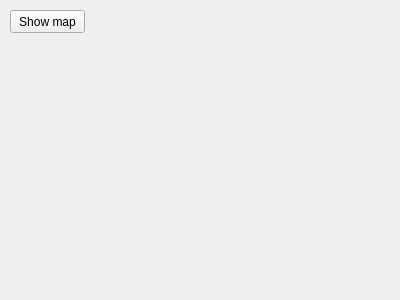
<?xml version="1.0" encoding="UTF-8"?>
<ui version="4.0">
 <class>FriendMapDetached</class>
 <widget class="QWidget" name="FriendMapDetached">
  <property name="geometry">
   <rect>
    <x>0</x>
    <y>0</y>
    <width>400</width>
    <height>300</height>
   </rect>
  </property>
  <property name="windowTitle">
   <string>Form</string>
  </property>
  <widget class="QPushButton" name="btn_ShowMap">
   <property name="geometry">
    <rect>
     <x>10</x>
     <y>10</y>
     <width>75</width>
     <height>23</height>
    </rect>
   </property>
   <property name="text">
    <string>Show map</string>
   </property>
  </widget>
 </widget>
 <resources/>
 <connections/>
</ui>
